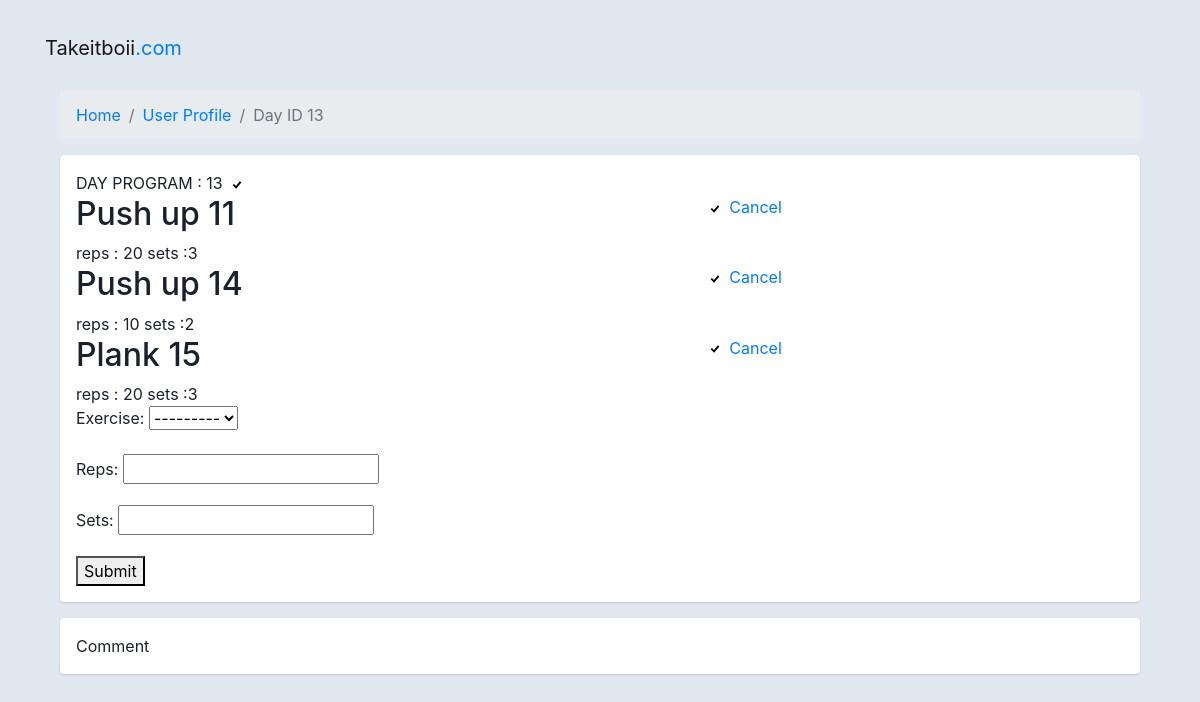
/Users/13, run on the app's committed database.
### Tracking/models.py (models this page shows, shortened)
class Workout(models.Model):
    exercise = models.ForeignKey(Exercise,on_delete=models.CASCADE,null=True)
    reps = models.PositiveIntegerField()
    sets = models.PositiveIntegerField()
    status = models.BooleanField(default=False)

class Exercise(models.Model):
    exercise_name = models.CharField(max_length = 100)
    parts = models.CharField(max_length = 100)
    def __str__(self):
        return f"{self.exercise_name}"

### Users/views.py (the view)
# urls.py: path("<int:id>", views.show_program, name="show_program"),
def show_program(request, id):
    cus_tracks_objective = get_object_or_404(
        Program, id=id).objective.all()
    check_program_length = len(cus_tracks_objective)
    check_program = 0
    show_program_status = 0
    for i in cus_tracks_objective:
        if i.status:
            check_program += 1
    select_program = Program.objects.filter(id=id)
    if check_program == check_program_length & check_program_length != 0:
        select_program.update(status=True)
        show_program_status = 1
    else:
        select_program.update(status=False)
        show_program_status = 0
    form = WorkoutForm()
    context = {"id": id,
               "workout":  cus_tracks_objective,
               "status_day": show_program_status, "form": form}
    return render(request, 'users/show_track.html', context)

### Users/forms.py
class WorkoutForm(ModelForm):
    class Meta:
        model = Workout
        fields = ['exercise', 'reps', 'sets', ]

### Users/templates/users/show_track.html (shortened to what this page needs)
<!DOCTYPE html>
<html>
<head>
    <link rel="stylesheet" href="https://stackpath.bootstrapcdn.com/bootstrap/4.3.1/css/bootstrap.min.css"
>
</head>
<body>
    <nav class="navbar navbar-expand-lg navbar-light">
        <div class="container">
            <a href="{% url 'home:index' %}" class="navbar-brand">Takeitboii<span class="text-primary">.com</span></a>
        </div>
    </nav>
    <div class="container">
        <div class="main-body">
            <nav aria-label="breadcrumb" class="main-breadcrumb">
                <ol class="breadcrumb">
                    <li class="breadcrumb-item"><a href="{% url 'home:index' %}">Home</a></li>
                    <li class="breadcrumb-item "><a href="{% url 'Users:userprofile' %}">User Profile</a></li>
                    <li class="breadcrumb-item active" aria-current="page">Day ID {{id}}</li>
                </ol>
            </nav>
            <div class="row gutters-sm">
                <div class="col-md-12 mb-3">
                    <div class="card">
                        <div class="card-body">
                            <large>DAY PROGRAM : {{id}}</large>
                            {% if status_day %}
                            <svg width="20px" height="20px" viewBox="-81 0 512 512" xmlns="http://www.w3.org/2000/svg">
                                <title>i-tick</title>
                                <path d="M64 261L96 229 149 282 250 160 286 192 153 350 64 261Z" />
                            </svg>
                            {% else %}
                            <svg width="15px" height="15px" viewBox="-28 0 512 512" xmlns="http://www.w3.org/2000/svg">
                                <title>cancel</title>
                                <path
                                    d="M64 388L196 256 64 124 96 92 228 224 360 92 392 124 260 256 392 388 360 420 228 288 96 420 64 388Z" />
                            </svg>
                            {% endif %}
                            {% for x in workout %}
                            <div class="row">
                                <div class="col-sm-7 ">
                                    <h2> {{x.exercise}} {{x.id}} </h2>
                                </div>
                                <div class="col-sm-3 text-secondary">
                                    {% if x.status %}
                                    <svg width="20px" height="20px" viewBox="-81 0 512 512"
                                        xmlns="http://www.w3.org/2000/svg">
                                        <title>i-tick</title>
                                        <path d="M64 261L96 229 149 282 250 160 286 192 153 350 64 261Z" />
                                    </svg>
                                    <a href="{% url 'Users:trackremove' x.id id %}" ;>Cancel</a>
                                    {% endif %}
                                </div>
                            </div>
                            reps : {{x.reps}}
                            sets :{{x.sets}}
                            {% endfor %}
                            <form method="POST" action="{% url 'Users:addworkout' id %} " class="workout-form"
                                id="addworkout">
                                {{ form.as_p }}
                            </form>
                            <button type="submit" form="addworkout" value="Submit">Submit</button>
                        </div>
                    </div>
                </div>
                <div class="col-md-12 mb-3">
                    <div class="card">
                        <div class="card-body">
                            <large>
                                Comment
                            </large>
                        </div>
                    </div>
                </div>
            </div>
        </div>
    </div>
</body>
</html>

### Users/templates/users/show_track.html (style rules this page uses)
body { margin-top: 20px; color: #1a202c; text-align: left; background-color: #e2e8f0; }
.main-body { padding: 15px; }
.card { box-shadow: 0 1px 3px 0 rgba(0, 0, 0, .1), 0 1px 2px 0 rgba(0, 0, 0, .06); }
.card { position: relative; display: flex; flex-direction: column; min-width: 0; word-wrap: break-word; background-color: #fff; background-clip: border-box; border: 0 solid rgba(0, 0, 0, .125); border-radius: .25rem; }
.card-body { flex: 1 1 auto; min-height: 1px; padding: 1rem; }
.gutters-sm { margin-right: -8px; margin-left: -8px; }
.gutters-sm>.col, .gutters-sm>[class*=col-] { padding-right: 8px; padding-left: 8px; }
.mb-3, .my-3 { margin-bottom: 1rem !important; }

### data on the page
Workout: exercise "Push up", id "11", status True (drawn), reps "20", sets "3"
Workout: exercise "Push up", id "14", status True (drawn), reps "10", sets "2"
Workout: exercise "Plank", id "15", status True (drawn), reps "20", sets "3"

### other printed values
{{ id }} "13"
